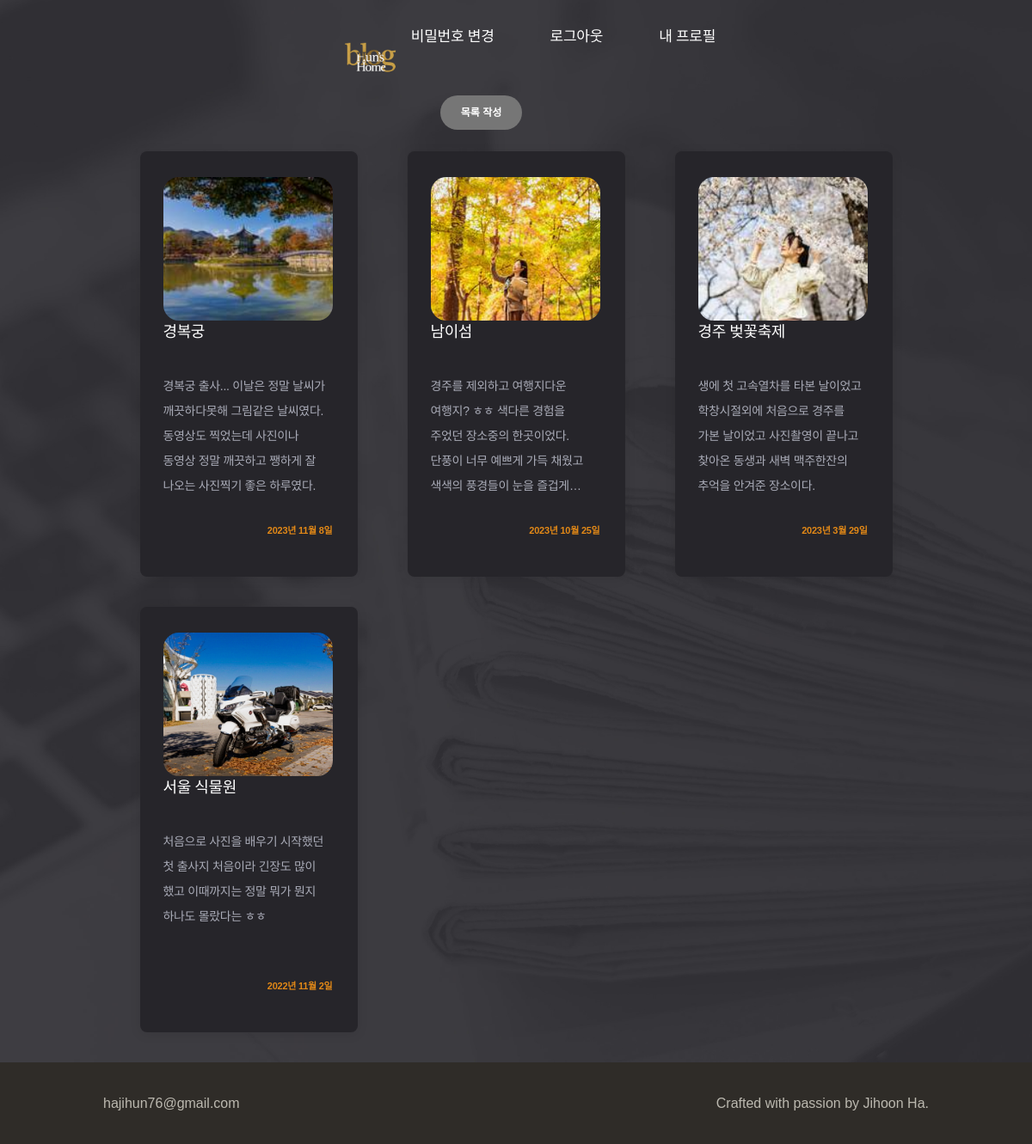
/gallery/lists/ (signed in), run on the app's committed database.
### blog/models.py (models this page shows, shortened)
class PostList(models.Model):
    title = models.CharField(max_length=20)
    thumb = models.ImageField(upload_to='thumbs/')
    content = models.TextField()
    created_at = models.DateField(default=timezone.now)
    author = models.ForeignKey(User, on_delete=models.CASCADE)

### blog/views.py (the view)
# urls.py: path('gallery/lists/', views.GalleryListView.as_view(), name='gallery_list'),
class GalleryListView(ListView):
    model = PostList
    template_name = 'blog/gallery/gallery_list.html'
    context_object_name = 'posts'
    paginate_by = 10
    ordering = ['-created_at']

### blog/templates/blog/gallery/gallery_list.html (shortened to what this page needs)
{% extends "blog_base/base_with_navbar.html" %}
{% load static %}
{% block content %}
<main class="site-body">
  <div class="button_sample">
    <a href="{% url "post_list_create" %}">목록 작성</a>
  </div>
  <div class="container box">
    <div class="post_container">
      {% for post in posts %}
        <div class="post post_index">
          <a href="{% url "post_list_detail" post.id %}">
            <div class="thumb" style="background-image: url('{{ post.thumb.url }}');"></div>
            <h2>{{ post.title }}</h2>
            <p class="text">{{ post.content }}</p>
          </a>
          <p class="last">{{ post.created_at }}</p>
        </div>
      {% endfor %}
    </div>
  </div>
</main>
{% endblock content %}

### blog/static/blog/css/theme.css (style rules this page uses)
* { font-family: "Spoqa Han Sans Neo", sans-serif; }
:root { --border: #e3e1dc; --text: #fff; --link: #fff; --site-footer: #bcb9b0; --site-footer-background: #2f2c28; --site-header-background: rgba(255, 255, 255, 0.76); --max-content-width: 1000px; --input-background: #fff; --input-border: #cccac3; --input-error: #999; --input-error-border: #e6584e; --input-focus-border: #ffcc00; --input-focus-background: #fffdf3; --input-placeholder: #bcb9b0; --button-text: #fff; --button-primary-background: #222; --button-primary-hover-background: #444; --account-link: #fff; --box-border: #e3e1dc; --dialog-border: #e3e1dc; --dialog-background: #f6f5f3; --dialog-info: #e1811b; --max-content-width: 1000px; --file-content-border: #cccac3; --file-content-background: #fff; --profile-header-edit: #7b776b; --main-header-border: #f0efec; --main-header-background: #fff; --profile-header-edit: #7b776b; --avatar-placeholder: #e3e1dc; --chip-border: #e3e1dc; --chip-text: #2f2c28; }

### blog/static/blog/css/styles.css (style rules this page uses)
html { position: relative; min-height: 100vh; margin: 0; }
body { display: flex; min-height: 100vh; flex-direction: column; margin: 0; padding: 0; background: url("../images/bg.jpg") no-repeat center top/cover; -webkit-font-smoothing: antialiased; -moz-osx-font-smoothing: auto; word-break: keep-all; }
a, a:hover { color: var(--text); }
a { text-decoration: none; }
body > .site-body { flex: 1 0 auto; }
.container { display: flex; justify-content: center; align-items: center; width: 899px; margin: 0 auto; }
.box { margin-top: 50px; }
.post_container { display: grid; margin-bottom: 35px; grid-template-columns: repeat(3,1fr); grid-auto-rows: minmax(322px, auto); grid-column-gap: 58px; grid-row-gap: 35px; }
.post_index { display: grid; grid-template-rows: 380px 45px 1fr; }
.post { background: #26252a; padding: 30px 29px 40px 27px; box-shadow: 0 2px 14px 0 rgba(0, 0, 0, 0.09); border-radius: 8px; }
.post a { text-decoration: none; }
.post h2 { height: 54px; font-size: 18px; line-height: 1.5; letter-spacing: -0.42px; overflow: hidden; text-overflow: ellipsis; display: -webkit-box; -webkit-line-clamp: 2; line-clamp: 2; -webkit-box-orient: vertical; word-wrap:break-word; }
.post .text { font-size: 14px; color: #a9abb7; line-height: 2.07; letter-spacing: -0.32px; overflow: hidden; text-overflow: ellipsis; display: -webkit-box; -webkit-line-clamp: 5; line-clamp: 5; -webkit-box-orient: vertical; word-wrap:break-word; }
.post .last { text-align: right; margin: 23px 0 17px; font-size: 11px; font-weight: bold; color: #e38917; letter-spacing: -0.25px; }
.post .thumb { display: block; height: 167px; border-radius: 18px; background-position: center; background-size: cover; }
.button_sample { position: relative; left: 500px; top: 25px; display: flex; justify-content: center; align-items: center; background-color: #767676; border-radius: 9999px; width: 95px; height: 40px; font-size: 12px; font-weight: bold; margin-left: 12px; }

### data on the page
PostList: thumb (picture), title "경복궁", content "경복궁 출사... 이날은 정말 날씨가 깨끗하다못해 그림같은 날씨였다. 동영상도 찍었는데 사진이나 동영상 정말 깨끗하고 쨍하게 잘 나오는 사진찍기 좋은 하루였다.", created_at "2023년 11월 8일"
PostList: thumb (picture), title "남이섬", content "경주를 제외하고 여행지다운 여행지? ㅎㅎ 색다른 경험을 주었던 장소중의 한곳이었다. 단풍이 너무 예쁘게 가득 채웠고 색색의 풍경들이 눈을…", created_at "2023년 10월 25일"
PostList: thumb (picture), title "경주 벚꽃축제", content "생에 첫 고속열차를 타본 날이었고 학창시절외에 처음으로 경주를 가본 날이었고 사진촬영이 끝나고 찾아온 동생과 새벽 맥주한잔의 추억을 안겨준 장소이다.", created_at "2023년 3월 29일"
PostList: thumb (picture), title "서울 식물원", content "처음으로 사진을 배우기 시작했던 첫 출사지 처음이라 긴장도 많이 했고 이때까지는 정말 뭐가 뭔지 하나도 몰랐다는 ㅎㅎ", created_at "2022년 11월 2일"
